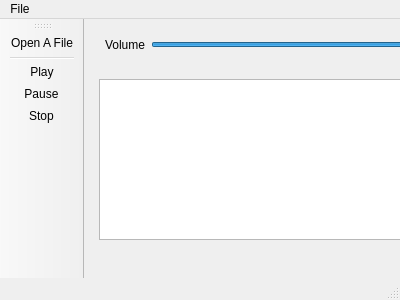
<?xml version="1.0" encoding="UTF-8"?>
<ui version="4.0">
 <class>MainWindow</class>
 <widget class="QMainWindow" name="MainWindow">
  <property name="geometry">
   <rect>
    <x>0</x>
    <y>0</y>
    <width>400</width>
    <height>300</height>
   </rect>
  </property>
  <property name="windowTitle">
   <string>MainWindow</string>
  </property>
  <widget class="QWidget" name="centralWidget">
   <widget class="QListWidget" name="listWidget">
    <property name="geometry">
     <rect>
      <x>15</x>
      <y>60</y>
      <width>331</width>
      <height>161</height>
     </rect>
    </property>
   </widget>
   <widget class="QWidget" name="layoutWidget">
    <property name="geometry">
     <rect>
      <x>10</x>
      <y>10</y>
      <width>341</width>
      <height>31</height>
     </rect>
    </property>
    <layout class="QHBoxLayout" name="horizontalLayout">
     <item>
      <widget class="QLabel" name="label">
       <property name="text">
        <string>Volume</string>
       </property>
      </widget>
     </item>
     <item>
      <widget class="QSlider" name="sliderVolume">
       <property name="value">
        <number>99</number>
       </property>
       <property name="orientation">
        <enum>Qt::Horizontal</enum>
       </property>
      </widget>
     </item>
    </layout>
   </widget>
  </widget>
  <widget class="QMenuBar" name="menuBar">
   <property name="geometry">
    <rect>
     <x>0</x>
     <y>0</y>
     <width>400</width>
     <height>20</height>
    </rect>
   </property>
   <widget class="QMenu" name="menuFile">
    <property name="title">
     <string>File</string>
    </property>
    <addaction name="actionOpen_A_File"/>
   </widget>
   <addaction name="menuFile"/>
  </widget>
  <widget class="QToolBar" name="mainToolBar">
   <attribute name="toolBarArea">
    <enum>LeftToolBarArea</enum>
   </attribute>
   <attribute name="toolBarBreak">
    <bool>false</bool>
   </attribute>
   <addaction name="actionOpen_A_File"/>
   <addaction name="separator"/>
   <addaction name="actionPlay"/>
   <addaction name="actionPause"/>
   <addaction name="actionStop"/>
  </widget>
  <widget class="QStatusBar" name="statusBar"/>
  <action name="actionOpen_A_File">
   <property name="icon">
    <iconset resource="resources.qrc">
     <normaloff>:/images/icons/folder_page_white.png</normaloff>:/images/icons/folder_page_white.png</iconset>
   </property>
   <property name="text">
    <string>Open A File</string>
   </property>
  </action>
  <action name="actionPlay">
   <property name="icon">
    <iconset resource="resources.qrc">
     <normaloff>:/images/icons/control_play.png</normaloff>:/images/icons/control_play.png</iconset>
   </property>
   <property name="text">
    <string>Play</string>
   </property>
  </action>
  <action name="actionPause">
   <property name="icon">
    <iconset resource="resources.qrc">
     <normaloff>:/images/icons/control_pause.png</normaloff>:/images/icons/control_pause.png</iconset>
   </property>
   <property name="text">
    <string>Pause</string>
   </property>
  </action>
  <action name="actionStop">
   <property name="icon">
    <iconset resource="resources.qrc">
     <normaloff>:/images/icons/control_stop.png</normaloff>:/images/icons/control_stop.png</iconset>
   </property>
   <property name="text">
    <string>Stop</string>
   </property>
  </action>
 </widget>
 <layoutdefault spacing="6" margin="11"/>
 <resources>
  <include location="resources.qrc"/>
 </resources>
 <connections/>
</ui>
